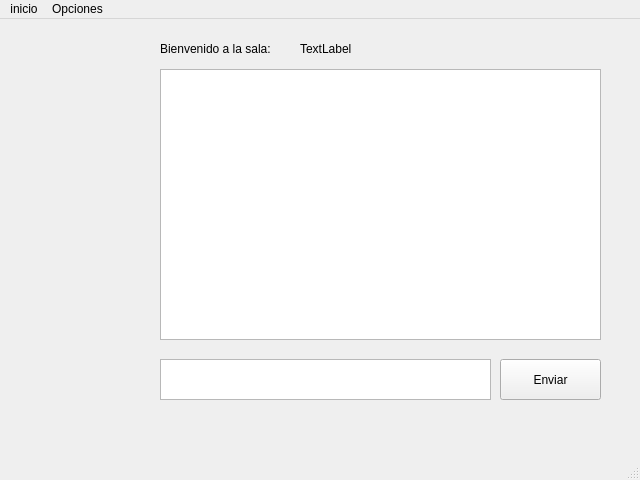
<?xml version="1.0" encoding="UTF-8"?>
<ui version="4.0">
 <class>salaDefecto</class>
 <widget class="QMainWindow" name="salaDefecto">
  <property name="geometry">
   <rect>
    <x>0</x>
    <y>0</y>
    <width>640</width>
    <height>480</height>
   </rect>
  </property>
  <property name="windowTitle">
   <string>MainWindow</string>
  </property>
  <widget class="QWidget" name="centralwidget">
   <widget class="QPushButton" name="btnEnviar">
    <property name="geometry">
     <rect>
      <x>500</x>
      <y>340</y>
      <width>101</width>
      <height>41</height>
     </rect>
    </property>
    <property name="text">
     <string>Enviar</string>
    </property>
   </widget>
   <widget class="QPlainTextEdit" name="campoTexto">
    <property name="geometry">
     <rect>
      <x>160</x>
      <y>340</y>
      <width>331</width>
      <height>41</height>
     </rect>
    </property>
   </widget>
   <widget class="QTextEdit" name="chat">
    <property name="geometry">
     <rect>
      <x>160</x>
      <y>50</y>
      <width>441</width>
      <height>271</height>
     </rect>
    </property>
    <property name="readOnly">
     <bool>true</bool>
    </property>
   </widget>
   <widget class="QLabel" name="label">
    <property name="geometry">
     <rect>
      <x>160</x>
      <y>20</y>
      <width>141</width>
      <height>19</height>
     </rect>
    </property>
    <property name="text">
     <string>Bienvenido a la sala:</string>
    </property>
   </widget>
   <widget class="QLabel" name="salaActual">
    <property name="geometry">
     <rect>
      <x>300</x>
      <y>20</y>
      <width>67</width>
      <height>19</height>
     </rect>
    </property>
    <property name="text">
     <string>TextLabel</string>
    </property>
   </widget>
  </widget>
  <widget class="QStatusBar" name="statusbar"/>
  <widget class="QMenuBar" name="menubar">
   <property name="geometry">
    <rect>
     <x>0</x>
     <y>0</y>
     <width>640</width>
     <height>24</height>
    </rect>
   </property>
   <widget class="QMenu" name="menuinicio">
    <property name="title">
     <string>inicio</string>
    </property>
   </widget>
   <widget class="QMenu" name="menuOpciones">
    <property name="title">
     <string>Opciones</string>
    </property>
    <addaction name="actionCrear_Sala"/>
    <addaction name="actionCambiar_de_Sala"/>
    <addaction name="actionSalir_de_la_Sala"/>
    <addaction name="actionDesconectar"/>
    <addaction name="actionListar_Salas"/>
   </widget>
   <addaction name="menuinicio"/>
   <addaction name="menuOpciones"/>
  </widget>
  <action name="actionCrear_Sala">
   <property name="text">
    <string>Crear Sala</string>
   </property>
  </action>
  <action name="actionDesconectar">
   <property name="text">
    <string>Desconectar</string>
   </property>
  </action>
  <action name="actionCambiar_de_Sala">
   <property name="text">
    <string>Cambiar de Sala</string>
   </property>
  </action>
  <action name="actionSalir_de_la_Sala">
   <property name="text">
    <string>Salir de la Sala actual</string>
   </property>
   <property name="iconText">
    <string>Salir de la sala actual</string>
   </property>
   <property name="toolTip">
    <string>Salir de la sala actual</string>
   </property>
  </action>
  <action name="actionListar_Salas">
   <property name="text">
    <string>Listar Salas</string>
   </property>
  </action>
 </widget>
 <resources/>
 <connections/>
</ui>
